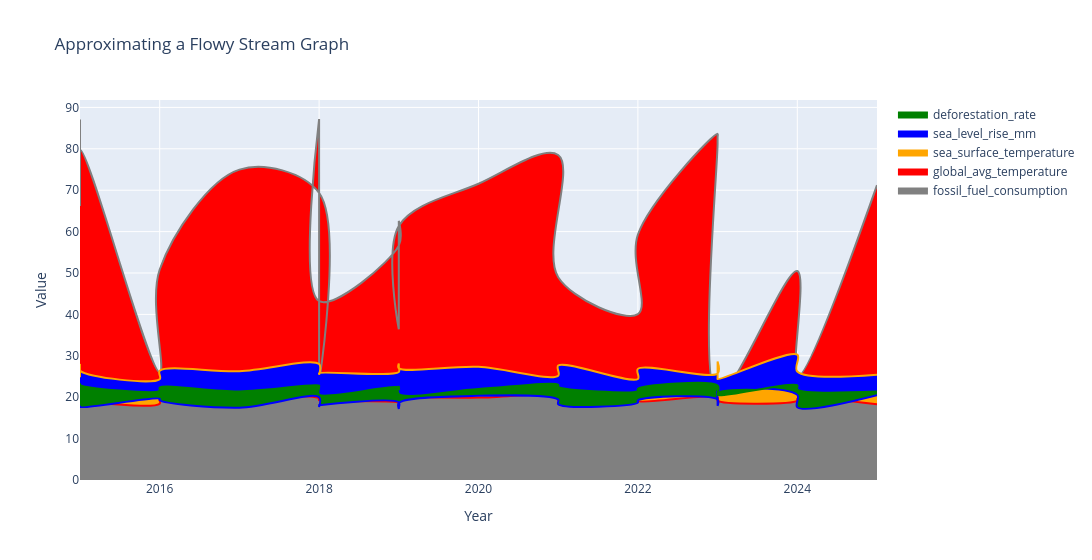

Here is the notebook cell this chart was saved with:
### Code cell
# Data preparation remains the same
melted_data_all = df_cc_cleaned.melt(
    id_vars='year',
    value_vars=[
        'fossil_fuel_consumption',
        'sea_surface_temperature',
        'sea_level_rise_mm',
        'deforestation_rate',
        'global_avg_temperature'
    ],
    var_name='Metric',
    value_name='Value'
)


# Prepare traces while modifying opacity and overlap to simulate flow
traces = []
for i, (metric, color) in enumerate(color_map.items()):
    filtered_data = melted_data_all[melted_data_all['Metric'] == metric]
    trace = go.Scatter(
        x=filtered_data['year'],
        y=filtered_data['Value'] + i * 5,  # Offset for more visual separation
        mode='lines',
        name=metric,
        line=dict(color=color, shape='spline'),  # Spline for smoothness
        fill='tonexty',  # Smooth visual perception
        fillcolor=color,
        opacity=0.6  # Translucency for flow effect
    )
    traces.append(trace)

# Define layout
layout = go.Layout(
    title='Approximating a Flowy Stream Graph',
    xaxis=dict(title='Year'),
    yaxis=dict(title='Value'),
    hovermode='closest',
    width= 1200
)

# Create the figure
fig = go.Figure(data=traces, layout=layout)

# Display the plot
fig.show()

### Figure 1 — Plotly figure (JSON) as saved in the notebook; plotly's stock layout.template omitted (floating-point values rounded to 4 significant figures)
{"data": [{"fill": "tonexty", "fillcolor": "grey", "line": {"color": "grey", "shape": "spline"}, "mode": "lines", "name": "fossil_fuel_consumption", "opacity": 0.6, "type": "scatter", "x": [2015, 2015, 2015, 2016, 2016, 2017, 2018, 2018, 2018, 2018, 2019, 2019, 2019, 2019, 2020, 2021, 2021, 2022, 2022, 2023, 2023, 2023, 2023, 2024, 2024, 2025], "y": [87.1, 66.2, 79.8, 26.07, 50.85, 74.98, 69.35, 23.77, 87.2, 43.19, 56.61, 62.59, 36.39, 61.37, 71.56, 78.51, 48.99, 40.06, 59.29, 83.61, 82.8, 81.16, 20.45, 50.48, 24.91, 71.22]}, {"fill": "tonexty", "fillcolor": "red", "line": {"color": "red", "shape": "spline"}, "mode": "lines", "name": "global_avg_temperature", "opacity": 0.6, "type": "scatter", "x": [2015, 2015, 2015, 2016, 2016, 2017, 2018, 2018, 2018, 2018, 2019, 2019, 2019, 2019, 2020, 2021, 2021, 2022, 2022, 2023, 2023, 2023, 2023, 2024, 2024, 2025], "y": [20.24, 19.46, 19.36, 18.42, 19.95, 20.17, 19.71, 19.11, 19.84, 19.38, 18.63, 18.16, 20.38, 20.27, 19.9, 20.33, 19.15, 19.64, 19.08, 20.0, 19.23, 19.75, 19.13, 19.16, 19.66, 18.28]}, {"fill": "tonexty", "fillcolor": "orange", "line": {"color": "orange", "shape": "spline"}, "mode": "lines", "name": "sea_surface_temperature", "opacity": 0.6, "type": "scatter", "x": [2015, 2015, 2015, 2016, 2016, 2017, 2018, 2018, 2018, 2018, 2019, 2019, 2019, 2019, 2020, 2021, 2021, 2022, 2022, 2023, 2023, 2023, 2023, 2024, 2024, 2025], "y": [24.83, 28.01, 26.39, 24.36, 26.38, 26.27, 28.0, 25.43, 25.58, 25.81, 26.1, 27.27, 28.14, 27.0, 27.33, 25.19, 27.63, 24.4, 26.84, 25.73, 28.62, 24.65, 24.36, 30.28, 26.2, 25.45]}, {"fill": "tonexty", "fillcolor": "blue", "line": {"color": "blue", "shape": "spline"}, "mode": "lines", "name": "sea_level_rise_mm", "opacity": 0.6, "type": "scatter", "x": [2015, 2015, 2015, 2016, 2016, 2017, 2018, 2018, 2018, 2018, 2019, 2019, 2019, 2019, 2020, 2021, 2021, 2022, 2022, 2023, 2023, 2023, 2023, 2024, 2024, 2025], "y": [17.48, 17.93, 17.64, 19.65, 19.28, 17.48, 20.0, 17.63, 18.06, 18.06, 18.77, 17.33, 17.16, 18.59, 20.33, 19.43, 18.32, 18.68, 19.23, 19.45, 17.91, 19.72, 21.45, 20.56, 17.57, 20.48]}, {"fill": "tonexty", "fillcolor": "green", "line": {"color": "green", "shape": "spline"}, "mode": "lines", "name": "deforestation_rate", "opacity": 0.6, "type": "scatter", "x": [2015, 2015, 2015, 2016, 2016, 2017, 2018, 2018, 2018, 2018, 2019, 2019, 2019, 2019, 2020, 2021, 2021, 2022, 2022, 2023, 2023, 2023, 2023, 2024, 2024, 2025], "y": [20.74, 23.32, 22.99, 21.57, 22.3, 21.4, 22.85, 22.61, 22.34, 20.62, 22.37, 21.78, 22.71, 20.77, 21.98, 23.02, 22.52, 21.52, 21.98, 22.83, 20.97, 21.0, 20.51, 22.87, 21.85, 21.35]}], "layout": {"hovermode": "closest", "title": {"text": "Approximating a Flowy Stream Graph"}, "width": 1200, "xaxis": {"title": {"text": "Year"}}, "yaxis": {"title": {"text": "Value"}}}}
